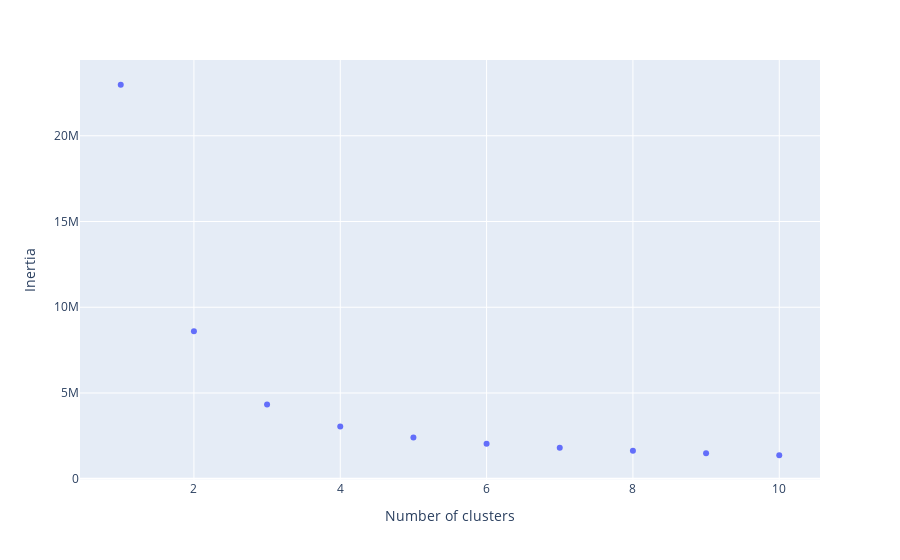

Source (notebook cell):
### Code cell
# Plot the Elbow Curve using plotly

px.scatter(x=k,y=inertia,labels={"x":"Number of clusters","y":"Inertia"})

### Figure 1 — Plotly figure (JSON) as saved in the notebook; plotly's stock layout.template omitted (floating-point values rounded to 4 significant figures)
{"data": [{"hovertemplate": "Number of clusters=%{x}<br>Inertia=%{y}<extra></extra>", "legendgroup": "", "marker": {"color": "#636efa", "symbol": "circle"}, "mode": "markers", "name": "", "orientation": "v", "showlegend": false, "type": "scatter", "x": [1, 2, 3, 4, 5, 6, 7, 8, 9, 10], "xaxis": "x", "y": [22970000.0, 8596000.0, 4337000.0, 3044000.0, 2399000.0, 2047000.0, 1802000.0, 1629000.0, 1488000.0, 1371000.0], "yaxis": "y"}], "layout": {"legend": {"tracegroupgap": 0}, "margin": {"t": 60}, "xaxis": {"anchor": "y", "domain": [0, 1], "title": {"text": "Number of clusters"}}, "yaxis": {"anchor": "x", "domain": [0, 1], "title": {"text": "Inertia"}}}}
